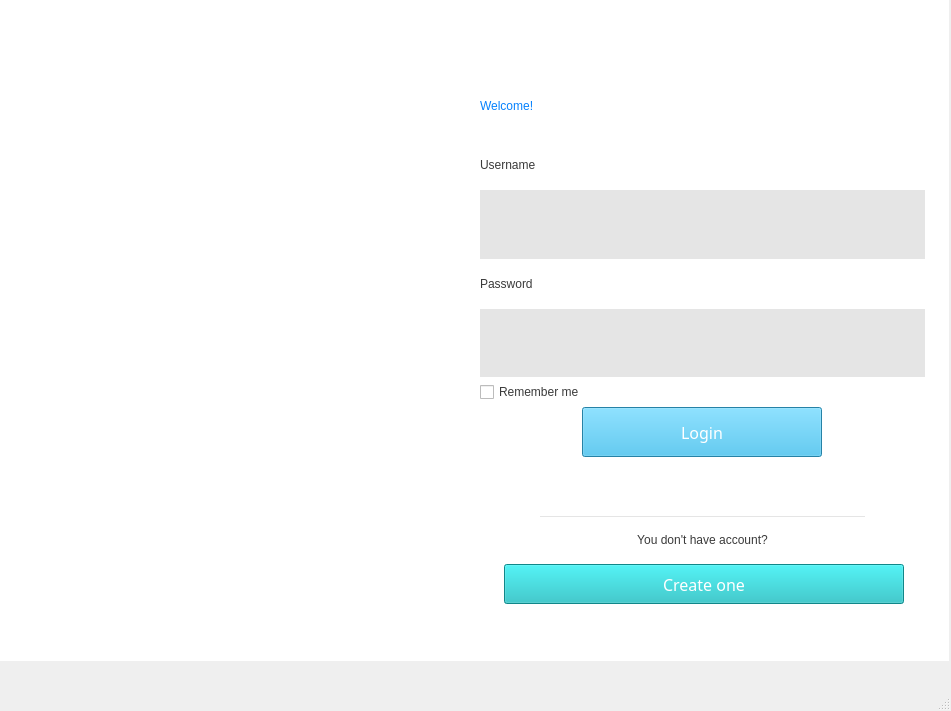
<?xml version="1.0" encoding="UTF-8"?>
<ui version="4.0">
 <class>Login</class>
 <widget class="QMainWindow" name="Login">
  <property name="geometry">
   <rect>
    <x>0</x>
    <y>0</y>
    <width>951</width>
    <height>711</height>
   </rect>
  </property>
  <property name="focusPolicy">
   <enum>Qt::NoFocus</enum>
  </property>
  <property name="windowTitle">
   <string>MainWindow</string>
  </property>
  <widget class="QWidget" name="centralwidget">
   <widget class="QLabel" name="label">
    <property name="geometry">
     <rect>
      <x>12</x>
      <y>12</y>
      <width>445</width>
      <height>637</height>
     </rect>
    </property>
    <property name="styleSheet">
     <string notr="true">border radius: 500px;</string>
    </property>
    <property name="text">
     <string/>
    </property>
    <property name="pixmap">
     <pixmap>../RESOURCE/IMAGE/login_bg.png</pixmap>
    </property>
    <property name="scaledContents">
     <bool>true</bool>
    </property>
   </widget>
   <widget class="QLabel" name="label_2">
    <property name="geometry">
     <rect>
      <x>0</x>
      <y>0</y>
      <width>949</width>
      <height>661</height>
     </rect>
    </property>
    <property name="styleSheet">
     <string notr="true">background-color: rgb(255, 255, 255);</string>
    </property>
    <property name="text">
     <string/>
    </property>
   </widget>
   <widget class="QWidget" name="verticalLayoutWidget">
    <property name="geometry">
     <rect>
      <x>480</x>
      <y>72</y>
      <width>445</width>
      <height>385</height>
     </rect>
    </property>
    <layout class="QVBoxLayout" name="verticalLayout">
     <property name="spacing">
      <number>5</number>
     </property>
     <item>
      <widget class="QLabel" name="label_3">
       <property name="maximumSize">
        <size>
         <width>16777215</width>
         <height>80</height>
        </size>
       </property>
       <property name="styleSheet">
        <string notr="true">font: 75 22pt &quot;CocogooseProTrial Bold&quot;;
color: rgb(5, 129, 253);</string>
       </property>
       <property name="text">
        <string>Welcome!</string>
       </property>
      </widget>
     </item>
     <item>
      <widget class="QLabel" name="label_4">
       <property name="maximumSize">
        <size>
         <width>16777215</width>
         <height>40</height>
        </size>
       </property>
       <property name="sizeIncrement">
        <size>
         <width>0</width>
         <height>0</height>
        </size>
       </property>
       <property name="styleSheet">
        <string notr="true">color: rgb(58, 58, 58);
font: 57 12pt &quot;Montserrat Medium&quot;;</string>
       </property>
       <property name="text">
        <string>Username</string>
       </property>
      </widget>
     </item>
     <item>
      <widget class="QLineEdit" name="lineEditUsername">
       <property name="maximumSize">
        <size>
         <width>16777215</width>
         <height>70</height>
        </size>
       </property>
       <property name="font">
        <font>
         <family>Montserrat Light</family>
         <pointsize>14</pointsize>
         <weight>3</weight>
         <italic>false</italic>
         <bold>false</bold>
        </font>
       </property>
       <property name="toolTipDuration">
        <number>-1</number>
       </property>
       <property name="styleSheet">
        <string notr="true">padding-left: 10px; padding-right: 10px;
background-color: rgb(229, 229, 229);
color: rgb(152, 152, 152);
font: 25 14pt &quot;Montserrat Light&quot;;</string>
       </property>
       <property name="text">
        <string/>
       </property>
       <property name="frame">
        <bool>false</bool>
       </property>
      </widget>
     </item>
     <item>
      <widget class="QLabel" name="label_5">
       <property name="maximumSize">
        <size>
         <width>16777215</width>
         <height>40</height>
        </size>
       </property>
       <property name="styleSheet">
        <string notr="true">color: rgb(58, 58, 58);
font: 57 12pt &quot;Montserrat Medium&quot;;</string>
       </property>
       <property name="text">
        <string>Password</string>
       </property>
      </widget>
     </item>
     <item>
      <widget class="QLineEdit" name="lineEditPassword">
       <property name="maximumSize">
        <size>
         <width>16777215</width>
         <height>70</height>
        </size>
       </property>
       <property name="font">
        <font>
         <family>Montserrat Light</family>
         <pointsize>14</pointsize>
         <weight>3</weight>
         <italic>false</italic>
         <bold>false</bold>
        </font>
       </property>
       <property name="toolTipDuration">
        <number>-1</number>
       </property>
       <property name="styleSheet">
        <string notr="true">padding-left: 10px; padding-right: 10px;
background-color: rgb(229, 229, 229);
color: rgb(152, 152, 152);
font: 25 14pt &quot;Montserrat Light&quot;;</string>
       </property>
       <property name="text">
        <string/>
       </property>
       <property name="frame">
        <bool>false</bool>
       </property>
       <property name="echoMode">
        <enum>QLineEdit::PasswordEchoOnEdit</enum>
       </property>
      </widget>
     </item>
     <item>
      <widget class="QCheckBox" name="checkBox">
       <property name="styleSheet">
        <string notr="true">color: rgb(58, 58, 58);
font: 57 12pt &quot;Montserrat Medium&quot;;</string>
       </property>
       <property name="text">
        <string>Remember me</string>
       </property>
      </widget>
     </item>
     <item>
      <layout class="QHBoxLayout" name="horizontalLayout">
       <property name="spacing">
        <number>12</number>
       </property>
       <item>
        <widget class="QPushButton" name="pushButtonLogin">
         <property name="maximumSize">
          <size>
           <width>240</width>
           <height>50</height>
          </size>
         </property>
         <property name="font">
          <font>
           <family>Montserrat Medium</family>
           <pointsize>12</pointsize>
           <weight>7</weight>
           <italic>false</italic>
           <bold>false</bold>
          </font>
         </property>
         <property name="focusPolicy">
          <enum>Qt::NoFocus</enum>
         </property>
         <property name="layoutDirection">
          <enum>Qt::LeftToRight</enum>
         </property>
         <property name="styleSheet">
          <string notr="true">font: 57 12pt &quot;Montserrat Medium&quot;;
background-color: rgb(53, 182, 232);
color: rgb(255, 255, 255);
</string>
         </property>
         <property name="text">
          <string>Login</string>
         </property>
        </widget>
       </item>
      </layout>
     </item>
    </layout>
   </widget>
   <widget class="QWidget" name="verticalLayoutWidget_2">
    <property name="geometry">
     <rect>
      <x>36</x>
      <y>60</y>
      <width>385</width>
      <height>121</height>
     </rect>
    </property>
    <layout class="QVBoxLayout" name="verticalLayout_2">
     <property name="spacing">
      <number>0</number>
     </property>
     <item>
      <widget class="QLabel" name="labelTimer">
       <property name="maximumSize">
        <size>
         <width>16777215</width>
         <height>70</height>
        </size>
       </property>
       <property name="styleSheet">
        <string notr="true">font: 87 48pt &quot;Montserrat Black&quot;;
color: rgb(255, 255, 255);</string>
       </property>
       <property name="text">
        <string>00:00</string>
       </property>
       <property name="alignment">
        <set>Qt::AlignCenter</set>
       </property>
      </widget>
     </item>
     <item>
      <widget class="QLabel" name="labelDay">
       <property name="maximumSize">
        <size>
         <width>16777215</width>
         <height>50</height>
        </size>
       </property>
       <property name="styleSheet">
        <string notr="true">font: 63 14pt &quot;Montserrat Medium&quot;;
color: rgb(255, 255, 255);</string>
       </property>
       <property name="text">
        <string>Tuesday, 18 June, 2025</string>
       </property>
       <property name="alignment">
        <set>Qt::AlignCenter</set>
       </property>
      </widget>
     </item>
    </layout>
   </widget>
   <widget class="QLabel" name="label_7">
    <property name="geometry">
     <rect>
      <x>480</x>
      <y>528</y>
      <width>445</width>
      <height>24</height>
     </rect>
    </property>
    <property name="maximumSize">
     <size>
      <width>16777215</width>
      <height>30</height>
     </size>
    </property>
    <property name="styleSheet">
     <string notr="true">color: rgb(58, 58, 58);
font: 57 10pt &quot;Montserrat Medium&quot;;</string>
    </property>
    <property name="text">
     <string>You don't have account?</string>
    </property>
    <property name="alignment">
     <set>Qt::AlignCenter</set>
    </property>
   </widget>
   <widget class="QPushButton" name="pushButtonLogin_2">
    <property name="geometry">
     <rect>
      <x>504</x>
      <y>564</y>
      <width>400</width>
      <height>40</height>
     </rect>
    </property>
    <property name="maximumSize">
     <size>
      <width>400</width>
      <height>40</height>
     </size>
    </property>
    <property name="font">
     <font>
      <family>Montserrat Medium</family>
      <pointsize>12</pointsize>
      <weight>7</weight>
      <italic>false</italic>
      <bold>false</bold>
     </font>
    </property>
    <property name="focusPolicy">
     <enum>Qt::NoFocus</enum>
    </property>
    <property name="layoutDirection">
     <enum>Qt::LeftToRight</enum>
    </property>
    <property name="styleSheet">
     <string notr="true">font: 57 12pt &quot;Montserrat Medium&quot;;
background-color: rgb(23, 189, 192);
color: rgb(255, 255, 255);
</string>
    </property>
    <property name="text">
     <string>Create one</string>
    </property>
   </widget>
   <widget class="QLabel" name="label_6">
    <property name="geometry">
     <rect>
      <x>540</x>
      <y>516</y>
      <width>325</width>
      <height>1</height>
     </rect>
    </property>
    <property name="maximumSize">
     <size>
      <width>350</width>
      <height>1</height>
     </size>
    </property>
    <property name="styleSheet">
     <string notr="true">background-color: rgb(229, 229, 229);</string>
    </property>
    <property name="text">
     <string/>
    </property>
   </widget>
   <zorder>label_2</zorder>
   <zorder>label</zorder>
   <zorder>verticalLayoutWidget</zorder>
   <zorder>verticalLayoutWidget_2</zorder>
   <zorder>label_7</zorder>
   <zorder>pushButtonLogin_2</zorder>
   <zorder>verticalLayoutWidget_3</zorder>
   <zorder>label_6</zorder>
  </widget>
  <widget class="QMenuBar" name="menubar">
   <property name="geometry">
    <rect>
     <x>0</x>
     <y>0</y>
     <width>951</width>
     <height>26</height>
    </rect>
   </property>
  </widget>
  <widget class="QStatusBar" name="statusbar"/>
 </widget>
 <resources/>
 <connections/>
</ui>
